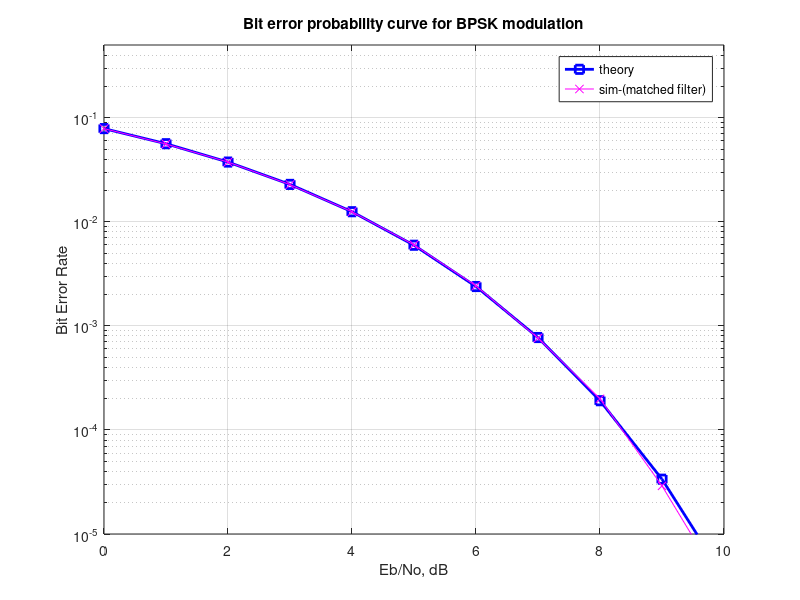

MATLAB code to generate this figure: (Note: this script raises an error after producing the figure.)
%%%%%%%%%%%%%%%%%%%%%%%%%%%%%%%%%%%%%%%%%%%%%%%%%%%%%%%%%%%%
% All rights reserved by Krishna Pillai, http://www.dsplog.com
% The file may not be re-distributed without explicit authorization
% from Krishna Pillai.
% Checked for proper operation with Octave Version 3.0.0
% Author        : Krishna Pillai
% Email         : krishna@dsplog.com
% Version       : 1.0
% Date          : 08 May 2009
% %%%%%%%%%%%%%%%%%%%%%%%%%%%%%%%%%%%%%%%%%%%%%%%%%%%%%%%%%

% Script for computing the BER for BPSK modulation in Rayleigh
% channel with using rectangular pulse shaping at the transmitter
% and corresponding matched filter at the receiver

clear
N  = 10^6; % number of bits or symbols
T  = 1; % symbol duration of 1us 
os = 5; % oversampling factor
fs = 5/T; % sampling frequency in MHz

Eb_N0_dB = [0:10]; % multiple Eb/N0 values

for ii = 1:length(Eb_N0_dB)

   % Transmitter
   ip = rand(1,N)>0.5; % generating 0,1 with equal probability
   s = 2*ip-1; % BPSK modulation 0 -> -1; 1 -> 0 

   % up sampling the signal for transmission
   sU = [s;zeros(os-1,length(s))];
   sU = sU(:).';
   sFilt = 1/sqrt(os)*conv(sU,ones(1,os));
   sFilt = sFilt(1:N*os);
   
   n = 1/sqrt(2)*[randn(1,N*os) + j*randn(1,N*os)]; % white gaussian noise, 0dB variance 
   
   % Noise addition
   y = sFilt + 10^(-Eb_N0_dB(ii)/20)*n; % additive white gaussian noise

   % mathched filter
   yFilt = conv(y,ones(1,os)); % convolution
   ySamp = yFilt(os:os:N*os);  % sampling at time T
   
   % receiver - hard decision decoding
   ipHat = real(ySamp)>0;

   % counting the errors
   nErr(ii) = size(find([ip- ipHat]),2);

end

simBer = nErr/N; % simulated ber
theoryBer = 0.5*erfc(sqrt(10.^(Eb_N0_dB/10))); % theoretical ber

% plot
close all
figure
semilogy(Eb_N0_dB,theoryBer,'bs-','Linewidth',2);
hold on
semilogy(Eb_N0_dB,simBer,'mx-'),'Linewidth',2;
axis([0 10 10^-5 0.5])
grid on
legend('theory', 'sim-(matched filter)');
xlabel('Eb/No, dB');
ylabel('Bit Error Rate');
title('Bit error probability curve for BPSK modulation');

figure
[Pxx,W] = pwelch(sFilt,[],[],4096,fs,'twosided');
plot([-2048:2047]*fs/4096,10*log10(fftshift(Pxx1)),'b','LineWidth',2);
xlabel('frequency MHz');
ylabel('power spectral density');
title('Transmit spectrum - rectangular filtering, T = 1us')
grid on

